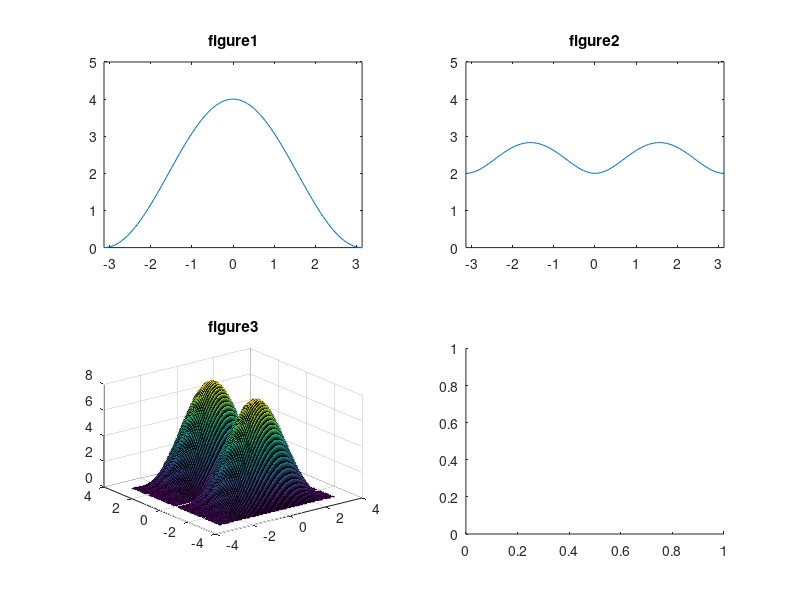

This figure's MATLAB source: (Note: this script raises an error after producing the figure.)
w=linspace(-pi,pi)
h1=abs(2+2*cos(w));
subplot(2,2,1);
plot(w,h1);
axis([-pi,pi,0,5]);
title('figure1');

h2=abs(2+2*i*sin(w));
subplot(2,2,2);
plot(w,h2);
axis([-pi,pi,0,5]);
title('figure2');

[w1,w2]=meshgrid(linspace(-pi,pi));
h=abs(-2j*sin(w1+w2)+2j*sin(w1-w2)-4j*sin(w2));
subplot(2,2,3)
surf(w1,w2,h);
title('figure3');

h=[1,2,1;0,0,0;-1,-2,-1];
subplot(2,2,4)
freqz2(h,256,256)
title('figure4');